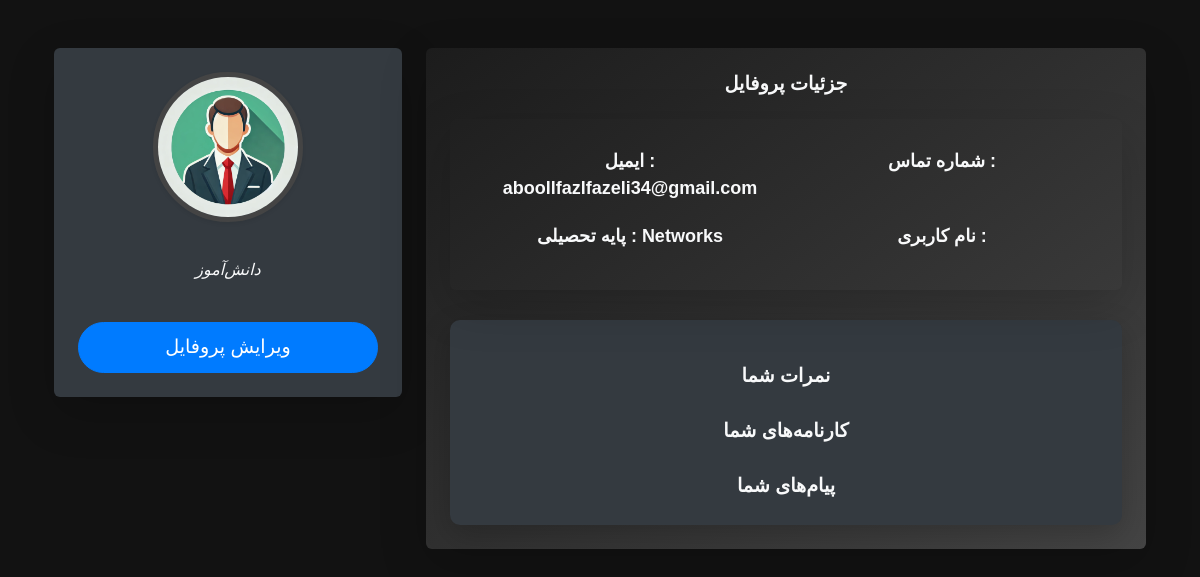
The app's page /profile/ (signed in), older data.
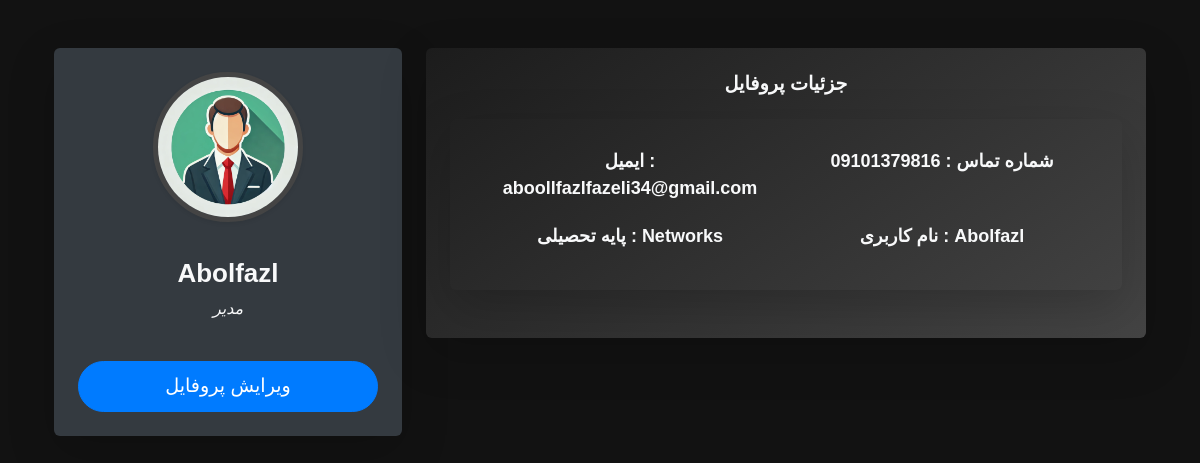
The same page, newer data.
### school_app/models.py (models this page shows, shortened)
class CustomUser(AbstractUser):
    ROLE_CHOICES = [
        ('student', 'دانش‌آموز'),
        ('teacher', 'معلم'),
        ('admin', 'مدیر'),
        ('assistant', 'معاون'),
    ]
    Educational_base_CHOICES = [
        ('Electricity', 'برق'),
        ('Networks', 'شبکه'),
        ('Electronics', 'الکترونیک'),
    ]
    full_name = models.CharField("نام کامل", max_length=100)
    email = models.EmailField("ایمیل", unique=True)
    phone = models.CharField("شماره تماس", max_length=15)
    grade = models.CharField("پایه تحصیلی", max_length=20)
    role = models.CharField("نقش", max_length=10, choices=ROLE_CHOICES, default='student')
    educational_base = models.CharField("رشته تحصیلی", max_length=20, choices=Educational_base_CHOICES, default='Networks')
    class Meta:
        verbose_name = "کاربر"
        verbose_name_plural = "کاربران"

### school_app/views.py (the view)
# urls.py: path('profile/', profile_view, name='profile'),
@login_required
def profile_view(request):
    user = request.user
    grades = Grade.objects.filter(student=user)
    reports = Report.objects.filter(student=user)
    messages = PrivateMessage.objects.filter(receiver=user)
    return render(request, 'profile.html', {
        'form': ProfileForm(instance=user),
        'user': user,
        'grades': grades,
        'reports': reports,
        'messages': messages,
    })

### templates/profile.html (shortened to what this page needs)
{% load static %}
<!DOCTYPE html>
<html lang="fa">
<head>
    <link href="https://cdn.jsdelivr.net/npm/bootstrap@5.3.0/dist/css/bootstrap.min.css" rel="stylesheet">
    <link href="https://cdnjs.cloudflare.com/ajax/libs/font-awesome/6.0.0-beta3/css/all.min.css" rel="stylesheet">
</head>
<body>
<div class="container mt-5">
    <div class="row">
        <div class="col-lg-4">
            <div class="profile-card shadow-lg p-4 rounded">
                <div class="text-center">
                    <img src="{% static 'images/man.png' %}" alt="User" class="rounded-circle profile-image mb-3 shadow-sm animated fadeInUp" style="width: 150px; height: 150px;">
                    <h4 class="text-light animated fadeInUp">{{ user.full_name }}</h4>
                    <p class="role text-light animated fadeInUp">
                        {% if user.role == 'student' %} دانش‌آموز
                        {% elif user.role == 'teacher' %} معلم
                        {% elif user.role == 'admin' %} مدیر
                        {% elif user.role == 'assistant' %} معاون
                        {% endif %}
                    </p>
                    <button class="btn btn-primary w-100 mt-4 animated bounceInUp" data-bs-toggle="modal" data-bs-target="#editProfileModal">
                        ویرایش پروفایل
                    </button>
                </div>
            </div>
        </div>
        <div class="col-lg-8">
            <div class="profile-card shadow-lg p-4 rounded" style="background: linear-gradient(145deg, #1c1c1c, #444)">
                <h5 class="text-light mb-4 text-center font-weight-bold">جزئیات پروفایل</h5>
                <div class="profile-detail card shadow-lg p-4 mb-4 rounded">
                    <div class="row">
                        <div class="col-12 col-md-6">
                            <p class="text-light"><strong>ایمیل :    </strong> <span class="profile-value">{{ user.email }}</span></p>
                        </div>
                        <div class="col-12 col-md-6">
                            <p class="text-light"><strong>شماره تماس :    </strong> <span class="profile-value">{{ user.phone }}</span></p>
                        </div>
                        <div class="col-12 col-md-6">
                            <p class="text-light"><strong>پایه تحصیلی :    </strong> <span class="profile-value">{{ user.educational_base }}</span></p>
                        </div>
                        <div class="col-12 col-md-6">
                            <p class="text-light"><strong>نام کاربری :    </strong> <span class="profile-value">{{ user.full_name }}</span></p>
                        </div>
                    </div>
                </div>
                {% if user.role == 'student' %}
                    <div class="profile-section">
                        <h6 class="mt-4 text-light text-center font-weight-bold animated fadeIn">نمرات شما</h6>
                        <h6 class="mt-4 text-light text-center font-weight-bold animated fadeIn">کارنامه‌های شما</h6>
                        <h6 class="mt-4 text-light text-center font-weight-bold animated fadeIn">پیام‌های شما</h6>
                    </div>
                {% endif %}
            </div>
        </div>
    </div>
</div>
</body>
</html>

Row changes from the older to the newer data that the page shows:
changed CustomUser "aboollfazlfazeli34@gmail.com": full_name (not shown) → "Abolfazl"; phone (not shown) → "09101379816"; role "student" → "admin" (drawn)
Text that changed along with them:
text no longer shown: "دانش‌آموز نمرات شما کارنامه‌های شما پیام‌های شما"
text now shown: "مدیر"
